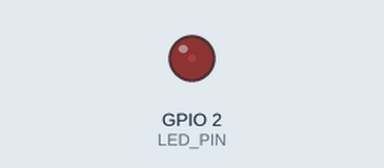
This sketch was run on a simulated ESP32. Shown: output pins drawn as LEDs (lit = HIGH). What the sketch prints to the serial monitor is not drawn.

Above: at 0.05 s.
At 0.3 s:
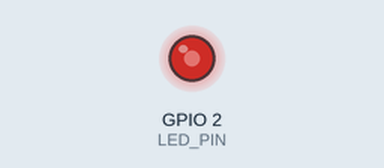
At 0.45 s:
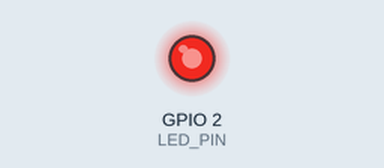
At 0.85 s:
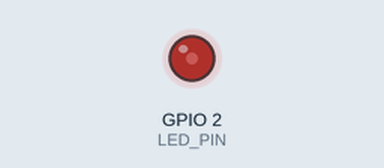
Timing chart, 0 to 3.0 s (numbered marks = the images above):
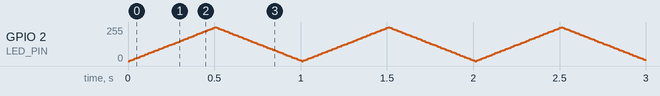

The sketch:

sketch.ino
```cpp
#define LED_PIN  2
#define FREQ     2000
#define RESOLUTION 8
#define FADE_TIME 500
#define UPDATE_INTERVAL 10

const uint32_t maxDuty = (1UL << RESOLUTION) - 1;

const float dutyStep = (float)maxDuty / (FADE_TIME / UPDATE_INTERVAL);


float currentDuty = 0;
bool fadingUp = true;
unsigned long lastUpdate = 0;

void setup() {
  Serial.begin(115200);
  Serial.printf("Resolution: %d bit, maxDuty: %lu, step: %.2f\n",
                RESOLUTION, maxDuty, dutyStep);

  ledcAttach(LED_PIN, FREQ, RESOLUTION);
  ledcWrite(LED_PIN, 0);
}

void loop() {
  unsigned long now = millis();

  if (now - lastUpdate >= UPDATE_INTERVAL) {
    lastUpdate = now;

    if (fadingUp) {
      currentDuty += dutyStep;
      if (currentDuty >= maxDuty) {
        currentDuty = maxDuty;
        fadingUp = false;
      }
    } else {
      currentDuty -= dutyStep;
      if (currentDuty <= 0) {
        currentDuty = 0;
        fadingUp = true;
      }
    }

    ledcWrite(LED_PIN, (uint32_t)currentDuty);
    Serial.printf("Duty: %lu / %lu | %s\n",
                  (uint32_t)currentDuty, maxDuty,
                  fadingUp ? "UP" : "DOWN");
  }
}
```
